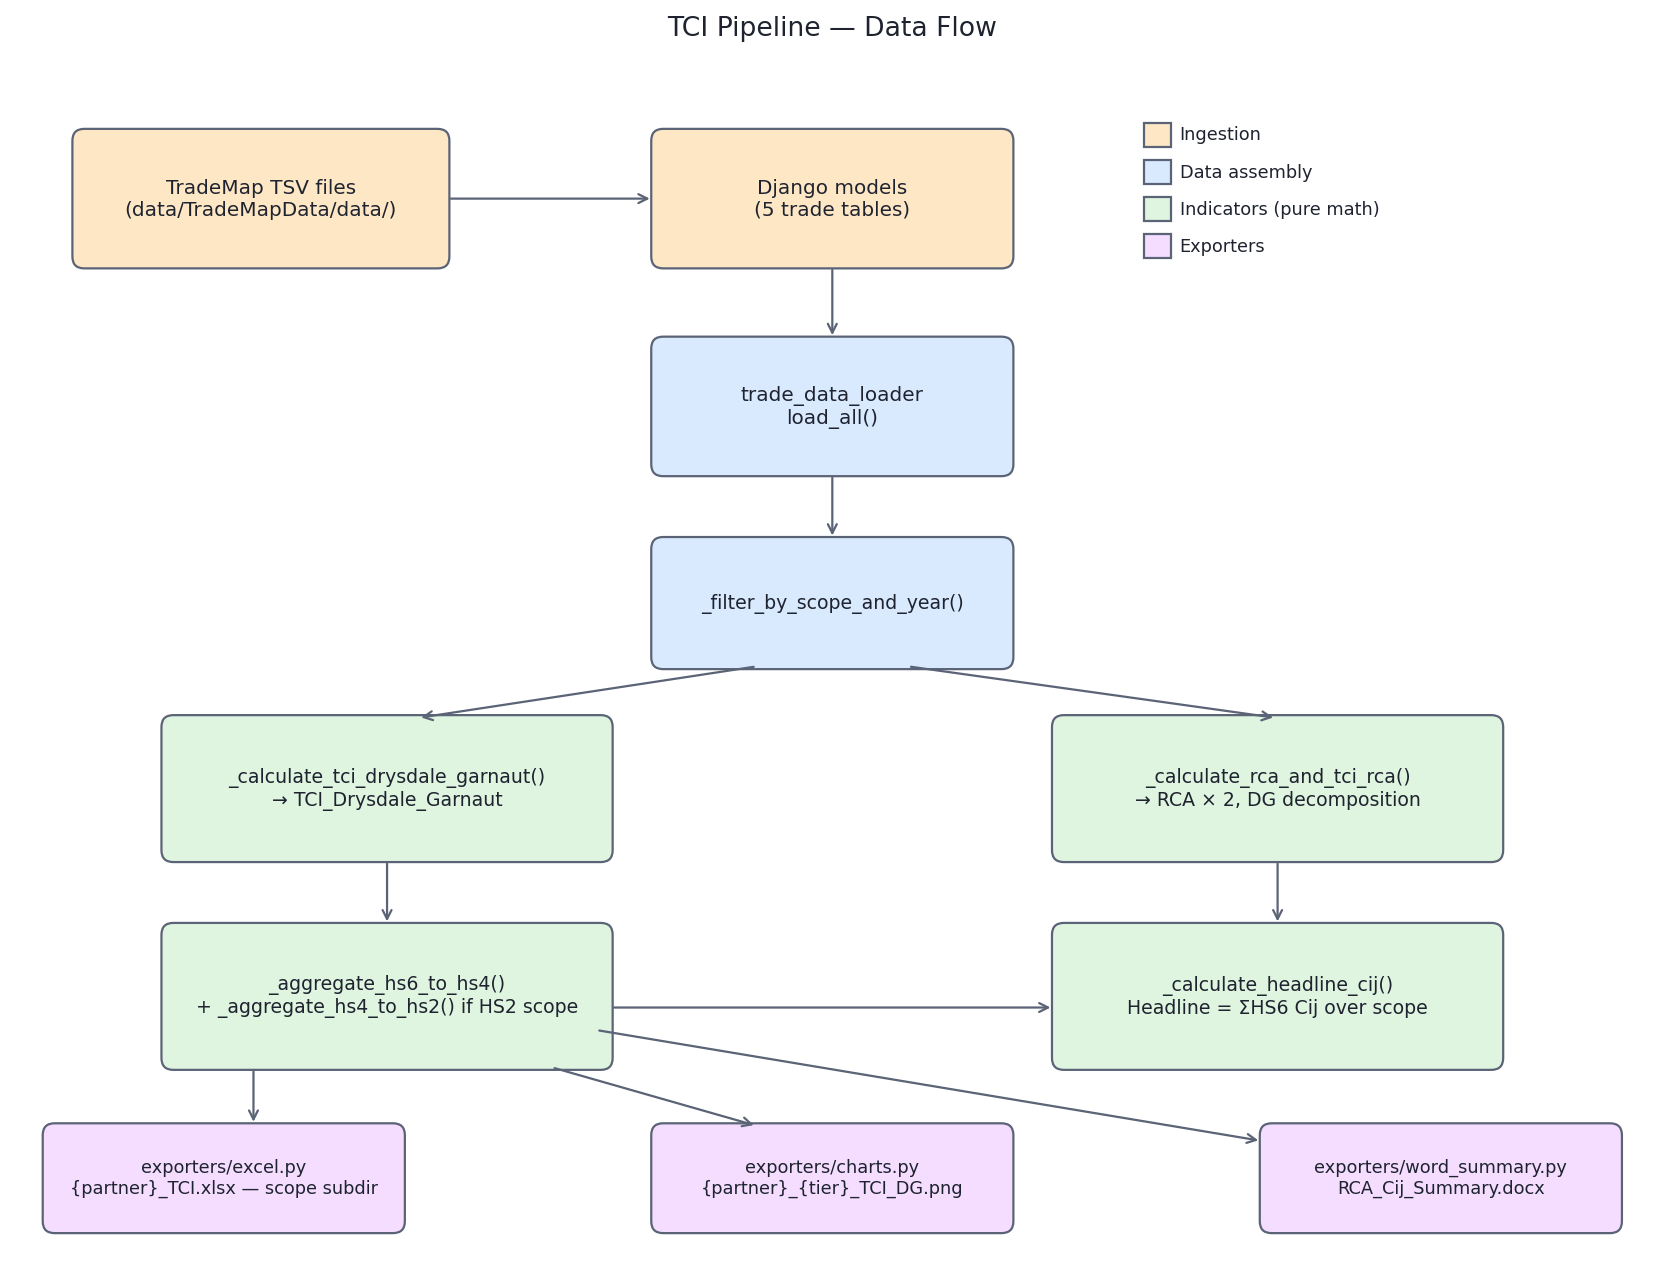

This figure's Python source:
"""
Generate docs/pipeline_flow.png — a block diagram of the TCI pipeline.

Run with:
    conda run -n Econometrics_Deps python docs/pipeline_flow.py

Source kept in repo so the diagram stays in sync with the modules it describes.
"""

from pathlib import Path

import matplotlib
matplotlib.use("Agg")
import matplotlib.patches as patches
import matplotlib.pyplot as plt


SOURCE_COLOR  = "#fde7c5"   # ingestion / inputs
DATA_COLOR    = "#d9eaff"   # data assembly
MATH_COLOR    = "#dff5e0"   # math / indicators
EXPORT_COLOR  = "#f4ddff"   # exports
TEXT_COLOR    = "#1f2330"
EDGE_COLOR    = "#5b6376"


def draw_box(ax, x, y, w, h, text, color, fontsize=9):
    box = patches.FancyBboxPatch(
        (x, y), w, h,
        boxstyle="round,pad=0.02,rounding_size=0.08",
        linewidth=1.0, edgecolor=EDGE_COLOR, facecolor=color,
    )
    ax.add_patch(box)
    ax.text(x + w / 2, y + h / 2, text,
            ha="center", va="center", fontsize=fontsize, color=TEXT_COLOR)


def draw_arrow(ax, x1, y1, x2, y2):
    ax.annotate("", xy=(x2, y2), xytext=(x1, y1),
                arrowprops=dict(arrowstyle="->", color=EDGE_COLOR, lw=1.0))


def main():
    fig, ax = plt.subplots(figsize=(11, 8))
    ax.set_xlim(0, 11)
    ax.set_ylim(0, 8)
    ax.set_aspect("equal")
    ax.axis("off")

    # Row 1 — ingestion
    draw_box(ax, 0.4, 6.6, 2.5, 0.9,
             "TradeMap TSV files\n(data/TradeMapData/data/)", SOURCE_COLOR)
    draw_box(ax, 4.3, 6.6, 2.4, 0.9,
             "Django models\n(5 trade tables)", SOURCE_COLOR)

    # Row 2 — assembly
    draw_box(ax, 4.3, 5.2, 2.4, 0.9,
             "trade_data_loader\nload_all()", DATA_COLOR)

    # Row 3 — filter + HS6 indicators
    draw_box(ax, 4.3, 3.9, 2.4, 0.85,
             "_filter_by_scope_and_year()", DATA_COLOR, fontsize=8.5)
    draw_box(ax, 1.0, 2.6, 3.0, 0.95,
             "_calculate_tci_drysdale_garnaut()\n→ TCI_Drysdale_Garnaut", MATH_COLOR, fontsize=8.5)
    draw_box(ax, 7.0, 2.6, 3.0, 0.95,
             "_calculate_rca_and_tci_rca()\n→ RCA × 2, DG decomposition", MATH_COLOR, fontsize=8.5)

    # Row 4 — aggregation
    draw_box(ax, 1.0, 1.2, 3.0, 0.95,
             "_aggregate_hs6_to_hs4()\n+ _aggregate_hs4_to_hs2() if HS2 scope", MATH_COLOR, fontsize=8.5)
    draw_box(ax, 7.0, 1.2, 3.0, 0.95,
             "_calculate_headline_cij()\nHeadline = ΣHS6 Cij over scope", MATH_COLOR, fontsize=8.5)

    # Row 5 — exporters
    draw_box(ax, 0.2, 0.1, 2.4, 0.7, "exporters/excel.py\n{partner}_TCI.xlsx — scope subdir",
             EXPORT_COLOR, fontsize=8)
    draw_box(ax, 4.3, 0.1, 2.4, 0.7, "exporters/charts.py\n{partner}_{tier}_TCI_DG.png",
             EXPORT_COLOR, fontsize=8)
    draw_box(ax, 8.4, 0.1, 2.4, 0.7, "exporters/word_summary.py\nRCA_Cij_Summary.docx",
             EXPORT_COLOR, fontsize=8)

    # Arrows
    draw_arrow(ax, 2.9, 7.05, 4.3, 7.05)                            # TSV → models
    draw_arrow(ax, 5.5, 6.6, 5.5, 6.1)                              # models → loader
    draw_arrow(ax, 5.5, 5.2, 5.5, 4.75)                             # loader → filter
    draw_arrow(ax, 5.0, 3.9, 2.7, 3.55)                             # filter → DG
    draw_arrow(ax, 6.0, 3.9, 8.5, 3.55)                             # filter → RCA
    draw_arrow(ax, 2.5, 2.6, 2.5, 2.15)                             # DG → HS4 agg
    draw_arrow(ax, 8.5, 2.6, 8.5, 2.15)                             # RCA → headline
    draw_arrow(ax, 4.0, 1.6, 7.0, 1.6)                              # HS4 agg → headline (shared via instance state)
    draw_arrow(ax, 1.6, 1.2, 1.6, 0.8)                              # HS4 agg → excel (also reads HS6 + headline state)
    draw_arrow(ax, 3.6, 1.2, 5.0, 0.8)                              # HS4 agg → charts
    draw_arrow(ax, 3.9, 1.45, 8.4, 0.7)                             # HS4 agg → word summary (reads HS4 index)

    # Legend
    legend_y = 7.4
    for i, (label, color) in enumerate([
        ("Ingestion", SOURCE_COLOR),
        ("Data assembly", DATA_COLOR),
        ("Indicators (pure math)", MATH_COLOR),
        ("Exporters", EXPORT_COLOR),
    ]):
        x = 7.6
        y = legend_y - i * 0.25
        ax.add_patch(patches.Rectangle((x, y), 0.18, 0.16,
                                       edgecolor=EDGE_COLOR, facecolor=color, lw=1.0))
        ax.text(x + 0.24, y + 0.08, label, fontsize=8, va="center", color=TEXT_COLOR)

    ax.set_title("TCI Pipeline — Data Flow", fontsize=12, color=TEXT_COLOR, pad=10)

    out = Path(__file__).parent / "pipeline_flow.png"
    fig.tight_layout()
    fig.savefig(out, dpi=160, bbox_inches="tight")
    print(f"Wrote {out}")


if __name__ == "__main__":
    main()
